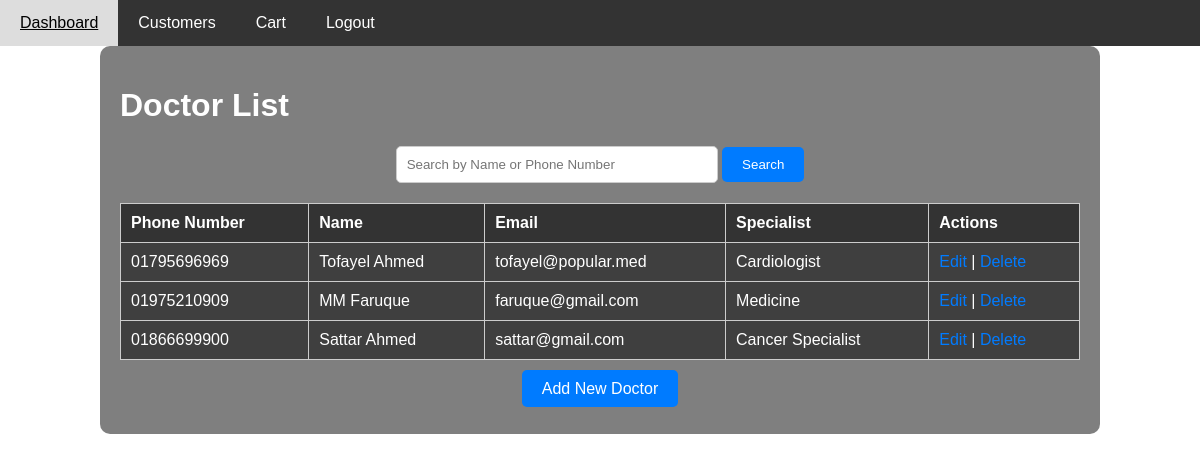
The app's page /doctors.php with its own data.
### tables this page shows
CREATE TABLE `doctors` (
  `phone_number` varchar(11) NOT NULL,
  `name` varchar(30) NOT NULL,
  `email` varchar(32) NOT NULL,
  `specialist` varchar(30) NOT NULL
);

### doctors.php (the view, shortened to what this page needs)
<?php
include 'db_connect.php';
$search_query = '';
$sql = "SELECT * FROM doctors WHERE name LIKE ? OR phone_number LIKE ?";
$stmt = $conn->prepare($sql);
$search_param = "%" . $search_query . "%";
$stmt->bind_param("ss", $search_param, $search_param);
$stmt->execute();
$result = $stmt->get_result();
?>
<!DOCTYPE html>
<html lang="en">
<head>
</head>
<body>
<div class="navbar">
    <a href="dashboard.php">Dashboard</a>
    <a href="customers.php">Customers</a>
    <a href="cart.php">Cart</a>
    <a href="index.php">Logout</a>
</div>
<div class="container">
    <h1>Doctor List</h1>
    <div class="search-container">
        <form method="POST" action="">
            <input type="text" name="search" placeholder="Search by Name or Phone Number" value="<?php echo htmlspecialchars($search_query); ?>" />
            <button type="submit">Search</button>
        </form>
    </div>
    <table>
        <thead>
            <tr>
                <th>Phone Number</th>
                <th>Name</th>
                <th>Email</th>
                <th>Specialist</th>
                <th>Actions</th>
            </tr>
        </thead>
        <tbody>
            <?php if ($result->num_rows > 0) {
                while ($row = $result->fetch_assoc()) { ?>
                    <tr>
                        <td><?php echo htmlspecialchars($row['phone_number']); ?></td>
                        <td><?php echo htmlspecialchars($row['name']); ?></td>
                        <td><?php echo htmlspecialchars($row['email']); ?></td>
                        <td><?php echo htmlspecialchars($row['specialist']); ?></td>
                        <td>
                            <a href="edit_doctor.php?phone_number=<?php echo htmlspecialchars($row['phone_number']); ?>">Edit</a> |
                            <a href="doctors.php?delete_phone_number=<?php echo htmlspecialchars($row['phone_number']); ?>" onclick="return confirm('Are you sure you want to delete this doctor?')">Delete</a>
                        </td>
                    </tr>
                <?php }
            } else { ?>
                <tr>
                    <td colspan="5">No doctors found</td>
                </tr>
            <?php } ?>
        </tbody>
    </table>
    <div class="add-doctor">
        <p><a href="add_doctor.php">Add New Doctor</a></p>
    </div>
</div>
</body>
</html>

### doctors.php (style rules this page uses)
body { font-family: Arial, sans-serif; margin: 0; padding: 0; background-image: url('https://ezscrpt.com/wp-content/webp-express/webp-images/doc-root/wp-content/uploads/2018/11/AdobeStock_97410153.jpeg.webp'); background-size: cover; background-position: center; color: white; }
.container { width: 80%; margin: 0 auto; padding: 20px; background: rgba(0, 0, 0, 0.5); border-radius: 10px; }
.navbar { background-color: #333; overflow: hidden; }
.navbar a { float: left; display: block; color: white; padding: 14px 20px; text-align: center; text-decoration: none; }
.search-container { margin: 20px 0; text-align: center; }
.search-container input { width: 300px; padding: 10px; border-radius: 5px; border: 1px solid #ccc; }
.search-container button { padding: 10px 20px; background-color: #007bff; color: white; border: none; cursor: pointer; border-radius: 5px; }
table { width: 100%; margin-top: 20px; border-collapse: collapse; }
table, th, td { border: 1px solid #ccc; text-align: left; padding: 10px; }
th { background-color: #333; color: white; }
td { background-color: rgba(0, 0, 0, 0.5); }
a { color: #007bff; text-decoration: none; }
.add-doctor { text-align: center; margin-top: 20px; }
.add-doctor a { background-color: #007bff; padding: 10px 20px; border-radius: 5px; color: white; text-decoration: none; }

### records on screen
doctors: phone_number "01795696969", name "Tofayel Ahmed", email "tofayel@popular.med", specialist "Cardiologist"
doctors: phone_number "01975210909", name "MM Faruque", email "faruque@gmail.com", specialist "Medicine"
doctors: phone_number "01866699900", name "Sattar Ahmed", email "sattar@gmail.com", specialist "Cancer Specialist"
